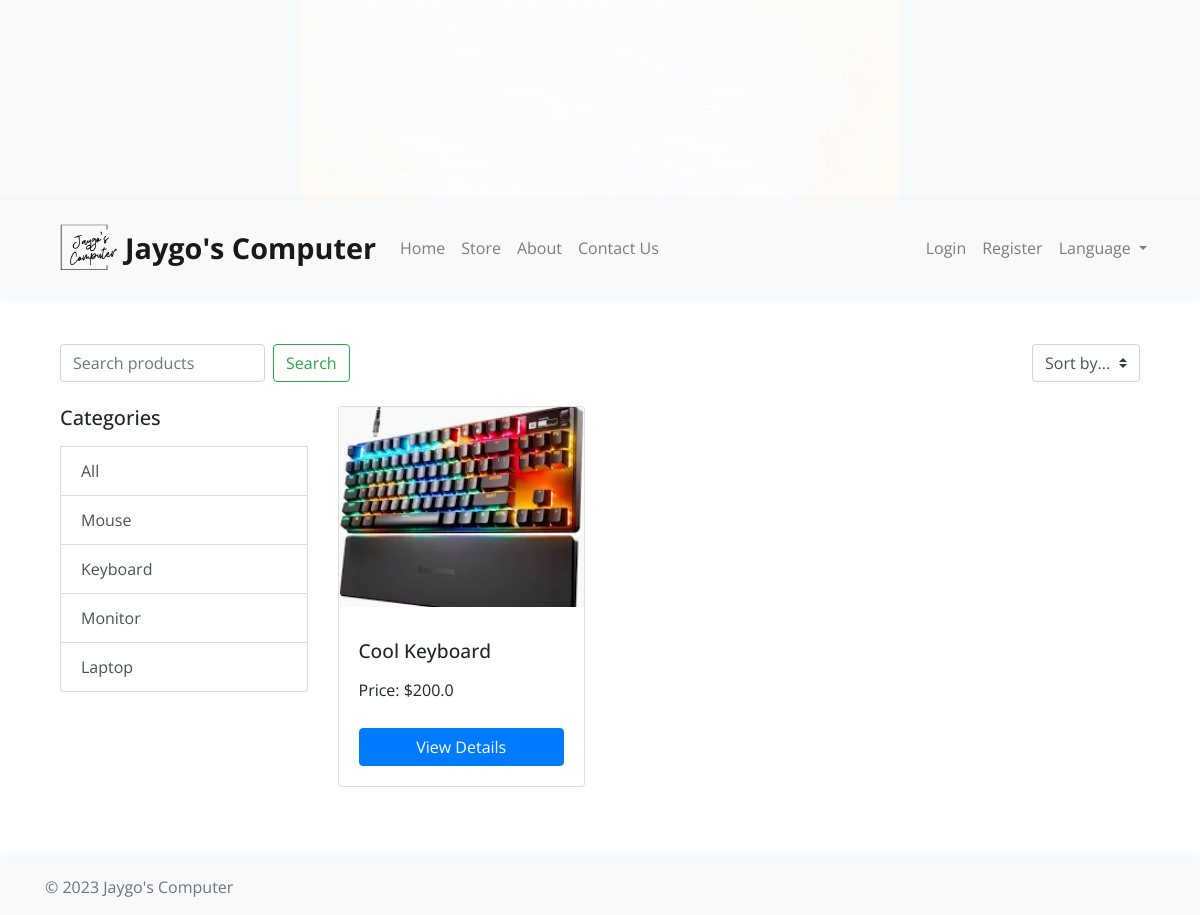
Screenshot of /store?category=Keyboard with the database file from the repository.
### app.py (models this page shows)
class Categories(db.Model):
    id = db.Column(db.Integer, primary_key=True)
    name = db.Column(db.String(100))

class Product(db.Model):
    id = db.Column(db.Integer, primary_key=True)
    name = db.Column(db.String(100), nullable=False)
    price = db.Column(db.Float, nullable=False)
    rating = db.Column(db.Float, nullable=False, default=0.0)
    num_ratings = db.Column(db.Integer, nullable=False, default=0)
    image_path = db.Column(db.String(255), nullable=True)
    description = db.Column(db.Text)
    latest_product = db.Column(db.Boolean, default=False)
    popular_product = db.Column(db.Boolean, default=False)
    comments = db.relationship('Comment', backref='product', lazy=True)
    category = db.Column(db.String(100), nullable=False)

### app.py (the view)
@app.route('/store', methods=['GET'])
def store():
    search_query = request.args.get('search_query', '')
    category = request.args.get('category', '')
    sort_by = request.args.get('sort_by', '')
    filtered_products = filter_products(search_query, category, sort_by)
    categories = Categories.query.all()
    return render_template('store.html', products=filtered_products, categories=categories)

### app.py (called while the page is built)
@app.context_processor
def inject_username():
    if current_user.is_authenticated:
        return {'username': current_user.username}
    else:
        return {'username': None}

def filter_products(search_query, category, sort_by):
    query = Product.query
    if search_query:
        query = query.filter(Product.name.ilike(f'%{search_query}%'))
    if category:
        query = query.filter(Product.category == str(category))
    if sort_by == 'rating':
        query = query.order_by(desc(Product.rating))
    return query.all()

### templates/store.html (shortened to what this page needs)
{% extends "base.html" %}
{% block content %}
<div class="container my-5">
  <div class="d-flex justify-content-between align-items-center mb-4">
    <form class="form-inline" action="{{ url_for('store') }}" method="GET">
      <input class="form-control mr-sm-2" type="search" placeholder="Search products" name="search_query">
      <button class="btn btn-outline-success my-2 my-sm-0" type="submit">Search</button>
    </form>
    <form action="{{ url_for('store') }}" method="GET">
      <select class="custom-select" name="sort_by" onchange="this.form.submit()">
        <option selected>Sort by...</option>
      </select>
    </form>
  </div>
  <div class="row">
    <div class="col-lg-3 mb-4">
      <div class="list-group">
        <h5 class="mb-3">Categories</h5>
        <a href="{{ url_for('store') }}" class="list-group-item list-group-item-action">All</a>
        {% for category in categories %}
          <a href="{{ url_for('store', category=category.name) }}" class="list-group-item list-group-item-action">{{ category.name }}</a>
        {% endfor %}
      </div>
    </div>
    <div class="col-lg-9">
      <div class="row">
        {% for product in products %}
          <div class="col-md-4 mb-4">
            <div class="card h-100">
              <img src="{{ url_for('static', filename=product.image_path) }}" class="card-img-top" alt="Product Image">
              <div class="card-body d-flex flex-column">
                <h5 class="card-title mt-auto">{{ product.name }}</h5>
                <p class="card-text">Price: ${{ product.price }}</p>
                <a href="{{ url_for('view_product', product_id=product.id) }}" class="btn btn-primary mt-auto">View Details</a>
              </div>
            </div>
          </div>
        {% endfor %}
      </div>
    </div>
  </div>
</div>
{% endblock %}

### templates/styles.css (style rules this page uses)
.card { height: 400px; display: flex; flex-direction: column; justify-content: space-between; margin-bottom: 20px; }
.card-img-top { width: 100%; height: 200px; object-fit: cover; }
.card-body { flex-grow: 1; display: flex; flex-direction: column; justify-content: space-between; }
.card-title { font-size: 1.2rem; line-height: 1.5; }
body { font-family: 'Open Sans', sans-serif; }

### rows the page displays
Categories: name "Mouse"
Categories: name "Keyboard"
Categories: name "Monitor"
Categories: name "Laptop"
Product: image_path (picture), name "Cool Keyboard", price "200.0"

### other values shown
{{ ('Jaygo\'s Computer') }} "Jaygo's Computer"
{{ ('Home') }} "Home"
{{ ('Store') }} "Store"
{{ ('About') }} "About"
{{ ('Contact Us') }} "Contact Us"
{{ ('Login') }} "Login"
{{ ('Register') }} "Register"
{{ ('Language') }} "Language"
